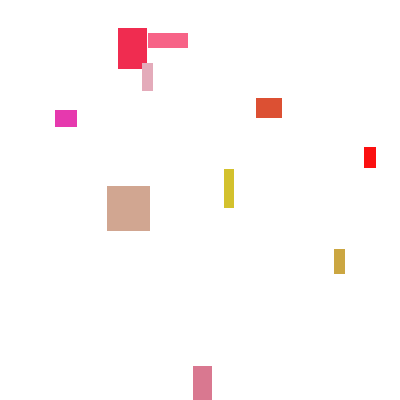
Frame 1 (no input)
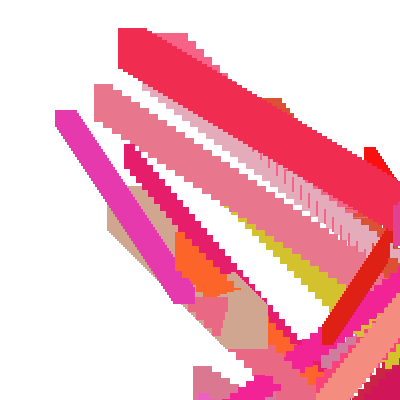
Frame 60 (the mouse pressed at the canvas centre just before this capture)
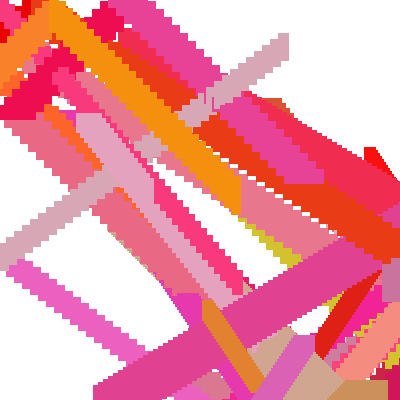
Frame 120 (the mouse held since frame 60 and released just before this capture)

The Processing sketch that drew these frames (run headless with seeded random() and noise(); from frame 60 on, the mouse is pressed at the canvas centre):

// Processing sketch: processing_54508
// ── processing_54508.pde

//Homework #11
//Tyler Porten (tporten) copyright 2012

final int MAX = 10;

float [] x;
float [] y;
float [] wd;
float [] ht;
float [] dx;
float [] dy;
color [] c;

void setup(){
  size(400, 400);
  x = new float [MAX];
  y = new float [MAX];
  wd = new float [MAX];
  ht = new float [MAX];
  dx = new float [MAX];
  dy = new float [MAX];
  c = new color [MAX];
  
  initObjArray(x, 20, width-20);
  initObjArray(y, 20, width-20);
  initObjArray(wd, 10, 50);
  initObjArray(ht, 10, 50);
  initObjArray(dx, 2, 10);
  initObjArray(dy, 2, 10);
  initColArray();
  
  background(255);
  smooth();
  
}

void draw(){
 prepWindow();
 moveObj();
 drawObj(); 
  
}

void prepWindow(){
  
  
  
}

void initObjArray(float [] array, float low, float high){
 for(int i = 0; i < array.length; i++){
  array[i] = int(random(low, high));
 } 
  
}

void initColArray(){
 for(int i = 0; i < c.length; i++){
  c [i] = color(int(random(200, 255)),
                int(random(200)),
                int(random(200)));
 } 
  
}

void moveObj(){
  for(int i = 0; i < x.length; i++){
   x [i] += dx [i];
    if (x [i] > width){
      dx [i] = -(dx [i]);
       c [i] = color(int(random(200, 255)),
                int(random(200)),
                int(random(200)));
    }
    else if (x [i] < 0){
      dx [i] = -(dx [i]);
       c [i] = color(int(random(200, 255)),
                int(random(200)),
                int(random(200)));
    }
   y [i] += dy [i];
    if (y [i] > height){
      dy [i] = -(dy [i]); 
       c [i] = color(int(random(200, 255)),
                int(random(200)),
                int(random(200)));
    }
    else if (y [i] < 0){
      dy [i] = -(dy [i]); 
       c [i] = color(int(random(200, 255)),
                int(random(200)),
                int(random(200)));
    }
  }

 
  
}

void drawObj(){
 for(int i = 0; i < x.length; i++){
   noStroke();
  fill(c [i]);
  rect(x [i], y [i], wd [i], ht [i]);
 } 
}
